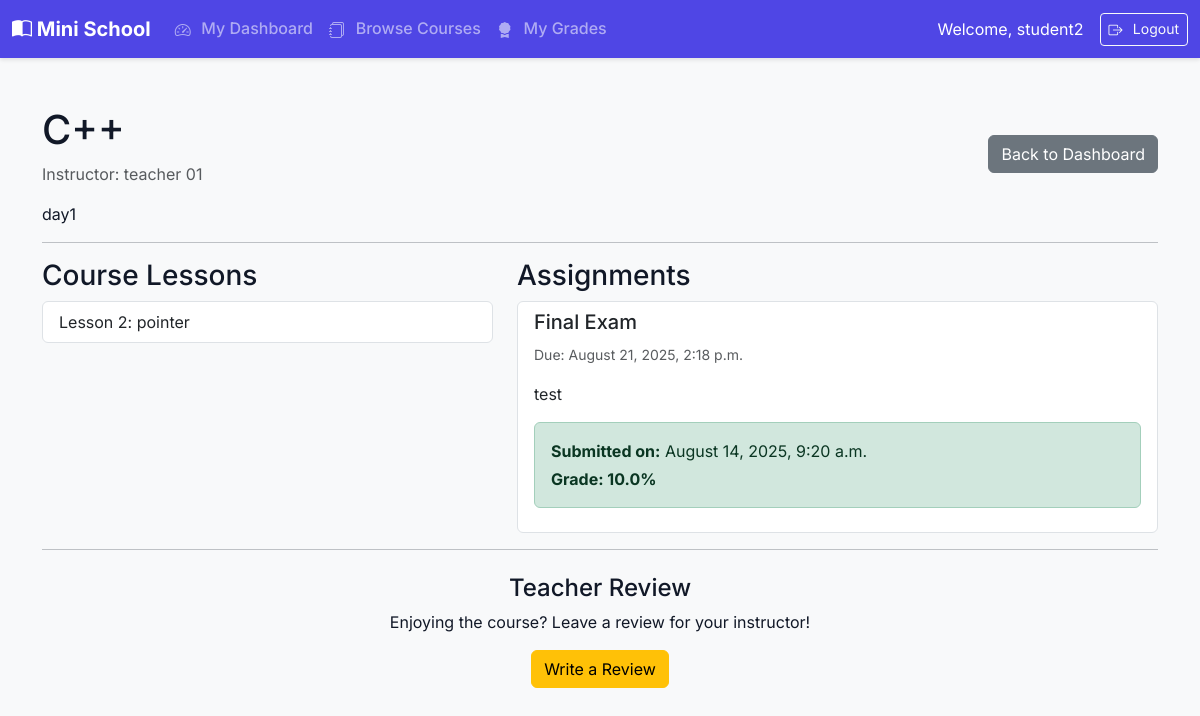
The app's page /student/course/1/ (signed in) with its own data.
### core/models.py (models this page shows, shortened)
class User(AbstractUser):
    class Role(models.TextChoices):
        EMPLOYEE = "EMPLOYEE", "Employee"
        INSTRUCTOR = "INSTRUCTOR", "Instructor"
        STUDENT = "STUDENT", "Student"
    role = models.CharField(max_length=50, choices=Role.choices)
    student_id = models.CharField(
        max_length=20,
        unique=True,
        blank=True,
        null=True,
        help_text="Required only for students."
    )
    date_of_birth = models.DateField(
        blank=True,
        null=True
    )

class Course(models.Model):
    title = models.CharField(max_length=200)
    description = models.TextField()
    category = models.ForeignKey(Category, on_delete=models.PROTECT, related_name='courses')
    instructor = models.ForeignKey(
        User,
        on_delete=models.SET_NULL,
        null=True,
        blank=True,
        limit_choices_to={'role': User.Role.INSTRUCTOR}
    )
    created_at = models.DateTimeField(auto_now_add=True)

class Lesson(models.Model):
    course = models.ForeignKey(Course, on_delete=models.CASCADE, related_name='lessons')
    title = models.CharField(max_length=200)
    content = models.TextField()
    order = models.PositiveIntegerField(help_text="Order in which the lesson appears.")
    class Meta:
        ordering = ['order']

class Assignment(models.Model):
    course = models.ForeignKey(Course, on_delete=models.CASCADE, related_name='assignments')
    title = models.CharField(max_length=200)
    description = models.TextField()
    due_date = models.DateTimeField()

class Submission(models.Model):
    assignment = models.ForeignKey(Assignment, on_delete=models.CASCADE, related_name='submissions')
    student = models.ForeignKey(User, on_delete=models.CASCADE, limit_choices_to={'role': User.Role.STUDENT})
    submitted_file = models.FileField(upload_to='submissions/')
    submitted_at = models.DateTimeField(auto_now_add=True)
    grade = models.FloatField(null=True, blank=True, help_text="Grade in percentage, e.g., 85.5")
    feedback = models.TextField(blank=True, null=True)

### core/views.py (the view)
# urls.py: path('student/course/<int:course_id>/', views.student_course_detail, name='student_course_detail'),
@student_required
def student_course_detail(request, course_id):
    enrollment = get_object_or_404(Enrollment, student=request.user, course_id=course_id)
    course = enrollment.course
    lessons = course.lessons.all().order_by('order')
    assignments = course.assignments.all()
    assignments_with_submissions = []
    for assignment in assignments:
        submission = Submission.objects.filter(assignment=assignment, student=request.user).first()
        assignments_with_submissions.append({
            'assignment': assignment,
            'submission': submission
        })
    context = {
        'course': course,
        'lessons': lessons,
        'assignments_with_submissions': assignments_with_submissions,
    }
    return render(request, 'student/course_detail.html', context)

### templates/student/course_detail.html (shortened to what this page needs)
{% extends 'base.html' %}
{% block content %}
<div class="d-flex justify-content-between align-items-center">
    <div>
        <h1>{{ course.title }}</h1>
        <p class="text-muted">Instructor: {{ course.instructor.get_full_name|default:"TBD" }}</p>
    </div>
    <a href="{% url 'student_dashboard' %}" class="btn btn-secondary">Back to Dashboard</a>
</div>
<p>{{ course.description }}</p>
<hr>
<div class="row">
    <div class="col-md-5">
        <h3>Course Lessons</h3>
        <div class="list-group">
            {% for lesson in lessons %}
                <a href="#" class="list-group-item list-group-item-action">
                    Lesson {{ lesson.order }}: {{ lesson.title }}
                </a>
            {% empty %}
                <div class="list-group-item">No lessons have been added yet.</div>
            {% endfor %}
        </div>
    </div>
    <div class="col-md-7">
    <h3>Assignments</h3>
    <div class="list-group">
        {% for item in assignments_with_submissions %}
            <div class="list-group-item">
                <h5>{{ item.assignment.title }}</h5>
                <p><small class="text-muted">Due: {{ item.assignment.due_date|date:"F j, Y, P" }}</small></p>
                <p>{{ item.assignment.description|linebreaksbr }}</p>
                {% if item.submission %}
                    <div class="alert alert-success">
                        <p class="mb-1"><strong>Submitted on:</strong> {{ item.submission.submitted_at|date:"F j, Y, P" }}</p>
                        {% if item.submission.grade is not None %}
                            <p class="mb-0"><strong>Grade: {{ item.submission.grade }}%</strong></p>
                        {% else %}
                            <p class="mb-0"><strong>Grade:</strong> Pending</p>
                        {% endif %}
                    </div>
                {% else %}
                    <a href="{% url 'submit_assignment' item.assignment.id %}" class="btn btn-primary">Submit Assignment</a>
                {% endif %}
            </div>
        {% endfor %}
    </div>
</div>
</div>
<hr>
<div class="mt-4 text-center">
    <h4>Teacher Review</h4>
    <p>Enjoying the course? Leave a review for your instructor!</p>
    <a href="{% url 'add_review' course.id %}" class="btn btn-warning">Write a Review</a>
</div>
{% endblock %}

### templates/base.html (shortened to what this page needs)
{% load static %}
<!doctype html>
<html lang="en">
<head>
    <link href="https://cdn.jsdelivr.net/npm/bootstrap@5.3.2/dist/css/bootstrap.min.css" rel="stylesheet">
    <link rel="stylesheet" href="{% static 'css/custom.css' %}">
</head>
<body>
<nav class="navbar navbar-expand-lg navbar-dark bg-dark">
    <div class="container-fluid">
        <a class="navbar-brand" href="{% if user.is_authenticated %}{% url 'dashboard' %}{% else %}{% url 'login' %}{% endif %}">
            <i class="bi bi-book-half"></i> Mini School
        </a>
        <div class="collapse navbar-collapse" id="navbarNav">
            <ul class="navbar-nav me-auto mb-2 mb-lg-0">
                {% if user.is_authenticated %}
                    {% if user.role == 'EMPLOYEE' %}
                        <li class="nav-item dropdown">
                            <a class="nav-link dropdown-toggle" href="#" role="button" data-bs-toggle="dropdown" aria-expanded="false">
                                <i class="bi bi-people-fill"></i> Manage Users
                            </a>
                            <ul class="dropdown-menu">
                                <li><a class="dropdown-item" href="{% url 'user_list' 'STUDENT' %}"><i class="bi bi-person"></i> Students</a></li>
                                <li><a class="dropdown-item" href="{% url 'user_list' 'INSTRUCTOR' %}"><i class="bi bi-person-video3"></i> Instructors</a></li>
                            </ul>
                        </li>
                        <li class="nav-item dropdown">
                            <a class="nav-link dropdown-toggle" href="#" role="button" data-bs-toggle="dropdown" aria-expanded="false">
                                <i class="bi bi-gear-fill"></i> System
                            </a>
                            <ul class="dropdown-menu">
                                <li><a class="dropdown-item" href="{% url 'course_list_create' %}"><i class="bi bi-journal-bookmark-fill"></i> Manage Courses</a></li>
                                <li><a class="dropdown-item" href="{% url 'category_list_create' %}"><i class="bi bi-tags-fill"></i> Manage Categories</a></li>
                                <li><a class="dropdown-item" href="{% url 'manage_enrollments' %}"><i class="bi bi-person-check-fill"></i> Manage Enrollments</a></li>
                                <li><a class="dropdown-item" href="{% url 'manage_schedules' %}"><i class="bi bi-calendar-week"></i> Manage Schedules</a></li>
                                <li><hr class="dropdown-divider"></li>
                                <li><a class="dropdown-item" href="{% url 'view_reviews' %}"><i class="bi bi-star-half"></i> View Reviews</a></li>
                            </ul>
                        </li>
                    {% elif user.role == 'STUDENT' %}
                        <li class="nav-item"><a class="nav-link" href="{% url 'student_dashboard' %}"><i class="bi bi-speedometer2"></i> My Dashboard</a></li>
                        <li class="nav-item"><a class="nav-link" href="{% url 'student_course_list' %}"><i class="bi bi-journals"></i> Browse Courses</a></li>
                        <li class="nav-item"><a class="nav-link" href="{% url 'student_my_grades' %}"><i class="bi bi-award-fill"></i> My Grades</a></li>
                    {% endif %}
                {% endif %}
            </ul>
            <div class="d-flex align-items-center">
                {% if user.is_authenticated %}
                    <span class="navbar-text text-white me-3">
                        Welcome, {{ user.username }}
                    </span>
                    <form method="post" action="{% url 'logout' %}">
                        <button type="submit" class="btn btn-outline-light btn-sm"><i class="bi bi-box-arrow-right"></i> Logout</button>
                    </form>
                {% else %}
                     <a href="{% url 'login' %}" class="btn btn-outline-light"><i class="bi bi-box-arrow-in-right"></i> Login</a>
                {% endif %}
            </div>
        </div>
    </div>
</nav>
<main class="container my-5">
    {% block content %}
    {% endblock %}
</main>
</body>
</html>

### static/css/custom.css (style rules this page uses)
:root { --primary-color: #4f46e5; --secondary-color: #6b7280; --background-color: #f8f9fa; --surface-color: #ffffff; --text-color: #111827; --border-color: #e5e7eb; }
body { font-family: 'Inter', sans-serif; background-color: var(--background-color); color: var(--text-color); }
.navbar.bg-dark { background-color: var(--primary-color) !important; box-shadow: 0 2px 4px rgba(0,0,0,0.1); }
.navbar-brand { font-weight: 700; font-size: 1.25rem; }
.nav-link { font-weight: 500; }
.btn i, .nav-link i, .dropdown-item i { margin-right: 0.4rem; vertical-align: -2px; }

### records on screen
User: username "student2"
Course: title "C++", instructor.get_full_name "teacher 01", description "day1"
Lesson: order "2", title "pointer"
Assignment: assignment "Final Exam", assignment.due_date "August 21, 2025, 2:18 p.m.", assignment.description "test", submission.submitted_at "August 14, 2025, 9:20 a.m.", submission.grade "10.0"
